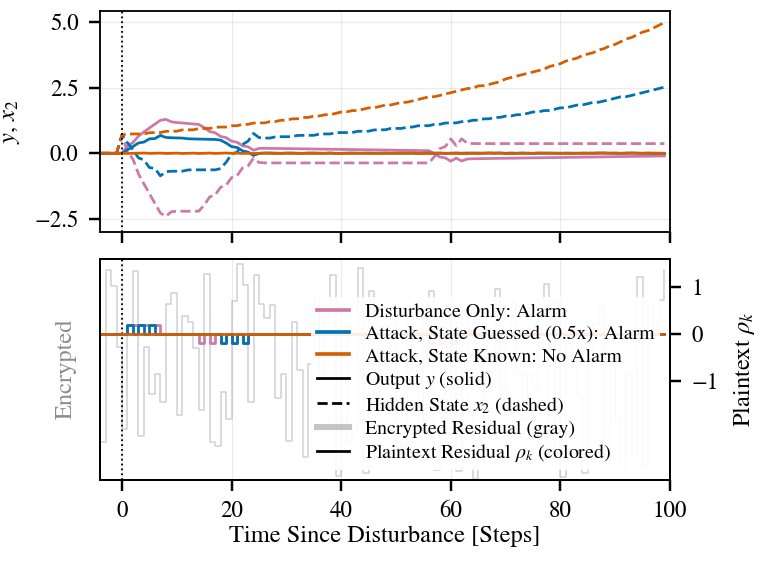

Write Python code to recreate this figure.
"""Single-column figure for the paper (unstable zero): output and hidden state in one panel, residual below.
Style as in fig8/make_fig8.py (serif font, Okabe-Ito colors).  Reads det_results/stealth_example.npz.
usage: python stealth_fig_paper.py [width_in height_in out.pdf]"""
import sys
import numpy as np
import matplotlib
matplotlib.use("Agg")
import matplotlib.pyplot as plt
from matplotlib.lines import Line2D

W = float(sys.argv[1]) if len(sys.argv) > 1 else 3.5
H = float(sys.argv[2]) if len(sys.argv) > 2 else 2.55
out = sys.argv[3] if len(sys.argv) > 3 else "stealth_fig_paper.pdf"

plt.rcParams.update({
    "font.family": "serif", "font.serif": ["Times New Roman", "Tinos", "STIXGeneral"],
    "mathtext.fontset": "stix", "font.size": 8, "axes.labelsize": 8,
    "xtick.labelsize": 7.5, "ytick.labelsize": 7.5, "legend.fontsize": 6.5,
    "pdf.fonttype": 42, "axes.linewidth": 0.6,
})

D = np.load("det_results/stealth_example.npz")
K0 = 196                                                   # step at which the disturbance and the attack start
lo, hi = K0 - 4, K0 + 100
t = np.arange(lo, hi) - K0
C_ENC = "#8c8c8c"
cases = (("none", "#cc79a7", "Disturbance Only"), ("mismatched", "#0072b2", "Attack, State Guessed (0.5x)"),
         ("matched", "#d55e00", "Attack, State Known"))

fig, ax = plt.subplots(2, 1, figsize=(W, H), sharex=True, gridspec_kw={"height_ratios": [1, 1], "hspace": 0.12})
handles = []
for name, col, lab in cases:
    ax[0].plot(t, D[f"unstable_{name}_y"][lo:hi], color=col, lw=0.9)
    ax[0].plot(t, D[f"unstable_{name}_x2"][lo:hi], color=col, lw=0.9, ls="--")
    flag = bool(D[f"unstable_{name}_flag"])
    handles.append(Line2D([0], [0], color=col, lw=1.2, label=f"{lab}: {'Alarm' if flag else 'No Alarm'}"))
handles += [Line2D([0], [0], color="k", lw=0.9, label=r"Output $y$ (solid)"),
            Line2D([0], [0], color="k", lw=0.9, ls="--", label=r"Hidden State $x_2$ (dashed)"),
            Line2D([0], [0], color=C_ENC, lw=2.0, alpha=0.5, label="Encrypted Residual (gray)"),
            Line2D([0], [0], color="k", lw=0.9, label=r"Plaintext Residual $\rho_k$ (colored)")]
ax[0].set_ylabel(r"$y$, $x_2$")
ax[0].set_ylim(-3, 5.4)

ax[1].plot(t, D["unstable_matched_enc"][lo:hi], color=C_ENC, lw=0.5, alpha=0.4, drawstyle="steps-post")
q = float(D["unstable_matched_q"]); ax[1].set_ylim(-q / 2, q / 2); ax[1].set_yticks([])
ax[1].set_ylabel("Encrypted", color=C_ENC)
pax = ax[1].twinx(); pax.set_zorder(ax[1].get_zorder() + 1); pax.patch.set_visible(False)
for name, col, lab in cases:
    pax.plot(t, D[f"unstable_{name}_rho"][lo:hi], color=col, lw=0.9, drawstyle="steps-post")
pax.set_ylim(-3.1, 1.6); pax.set_yticks([-1, 0, 1]); pax.set_ylabel(r"Plaintext $\rho_k$")
ax[1].set_xlabel("Time Since Disturbance [Steps]", labelpad=1)
pax.legend(handles=handles, loc="lower right", frameon=True, framealpha=0.9, borderpad=0.3, handlelength=1.6,
           labelspacing=0.2, edgecolor="none")
for a in ax:
    a.grid(alpha=0.25, lw=0.4); a.axvline(0, color="k", ls=":", lw=0.6)
ax[0].set_xlim(-4, 100)
fig.subplots_adjust(left=0.13, right=0.87, top=0.98, bottom=0.145)
fig.savefig(out); fig.savefig(out.replace(".pdf", ".png"), dpi=220)
